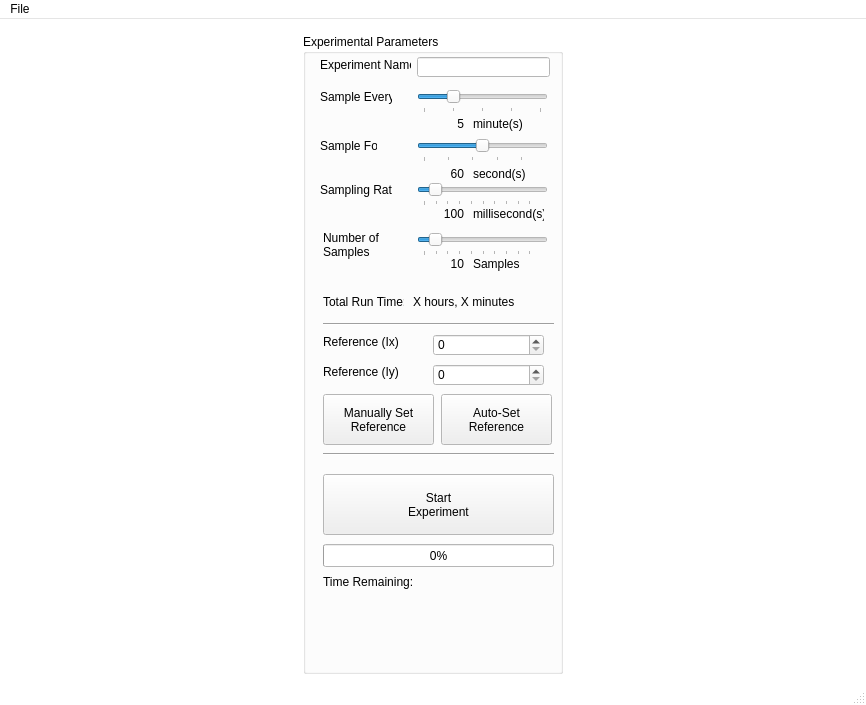
<?xml version="1.0" encoding="UTF-8"?>
<ui version="4.0">
 <class>MainWindow</class>
 <widget class="QMainWindow" name="MainWindow">
  <property name="geometry">
   <rect>
    <x>0</x>
    <y>0</y>
    <width>866</width>
    <height>705</height>
   </rect>
  </property>
  <property name="sizePolicy">
   <sizepolicy hsizetype="Preferred" vsizetype="Preferred">
    <horstretch>0</horstretch>
    <verstretch>0</verstretch>
   </sizepolicy>
  </property>
  <property name="palette">
   <palette>
    <active>
     <colorrole role="Base">
      <brush brushstyle="SolidPattern">
       <color alpha="255">
        <red>255</red>
        <green>255</green>
        <blue>255</blue>
       </color>
      </brush>
     </colorrole>
     <colorrole role="Window">
      <brush brushstyle="SolidPattern">
       <color alpha="255">
        <red>255</red>
        <green>255</green>
        <blue>255</blue>
       </color>
      </brush>
     </colorrole>
    </active>
    <inactive>
     <colorrole role="Base">
      <brush brushstyle="SolidPattern">
       <color alpha="255">
        <red>255</red>
        <green>255</green>
        <blue>255</blue>
       </color>
      </brush>
     </colorrole>
     <colorrole role="Window">
      <brush brushstyle="SolidPattern">
       <color alpha="255">
        <red>255</red>
        <green>255</green>
        <blue>255</blue>
       </color>
      </brush>
     </colorrole>
    </inactive>
    <disabled>
     <colorrole role="Base">
      <brush brushstyle="SolidPattern">
       <color alpha="255">
        <red>255</red>
        <green>255</green>
        <blue>255</blue>
       </color>
      </brush>
     </colorrole>
     <colorrole role="Window">
      <brush brushstyle="SolidPattern">
       <color alpha="255">
        <red>255</red>
        <green>255</green>
        <blue>255</blue>
       </color>
      </brush>
     </colorrole>
    </disabled>
   </palette>
  </property>
  <property name="windowTitle">
   <string>PAD System User Interface - © 2019 Massacusetts General Hospital, Center for Systems Biology (http://csb.mgh.harvard.edu)</string>
  </property>
  <property name="autoFillBackground">
   <bool>false</bool>
  </property>
  <widget class="QWidget" name="centralwidget">
   <property name="sizePolicy">
    <sizepolicy hsizetype="Preferred" vsizetype="Preferred">
     <horstretch>1</horstretch>
     <verstretch>1</verstretch>
    </sizepolicy>
   </property>
   <property name="palette">
    <palette>
     <active>
      <colorrole role="Base">
       <brush brushstyle="SolidPattern">
        <color alpha="255">
         <red>255</red>
         <green>255</green>
         <blue>255</blue>
        </color>
       </brush>
      </colorrole>
      <colorrole role="Window">
       <brush brushstyle="SolidPattern">
        <color alpha="255">
         <red>255</red>
         <green>255</green>
         <blue>255</blue>
        </color>
       </brush>
      </colorrole>
     </active>
     <inactive>
      <colorrole role="Base">
       <brush brushstyle="SolidPattern">
        <color alpha="255">
         <red>255</red>
         <green>255</green>
         <blue>255</blue>
        </color>
       </brush>
      </colorrole>
      <colorrole role="Window">
       <brush brushstyle="SolidPattern">
        <color alpha="255">
         <red>255</red>
         <green>255</green>
         <blue>255</blue>
        </color>
       </brush>
      </colorrole>
     </inactive>
     <disabled>
      <colorrole role="Base">
       <brush brushstyle="SolidPattern">
        <color alpha="255">
         <red>255</red>
         <green>255</green>
         <blue>255</blue>
        </color>
       </brush>
      </colorrole>
      <colorrole role="Window">
       <brush brushstyle="SolidPattern">
        <color alpha="255">
         <red>255</red>
         <green>255</green>
         <blue>255</blue>
        </color>
       </brush>
      </colorrole>
     </disabled>
    </palette>
   </property>
   <layout class="QHBoxLayout" name="horizontalLayout">
    <property name="leftMargin">
     <number>15</number>
    </property>
    <property name="topMargin">
     <number>15</number>
    </property>
    <property name="rightMargin">
     <number>15</number>
    </property>
    <item>
     <widget class="QGroupBox" name="groupBox">
      <property name="sizePolicy">
       <sizepolicy hsizetype="Fixed" vsizetype="Expanding">
        <horstretch>0</horstretch>
        <verstretch>0</verstretch>
       </sizepolicy>
      </property>
      <property name="minimumSize">
       <size>
        <width>260</width>
        <height>400</height>
       </size>
      </property>
      <property name="title">
       <string>Experimental Parameters</string>
      </property>
      <widget class="QLabel" name="labelIntervalSlider_4">
       <property name="geometry">
        <rect>
         <x>170</x>
         <y>220</y>
         <width>71</width>
         <height>20</height>
        </rect>
       </property>
       <property name="text">
        <string>Samples</string>
       </property>
       <property name="alignment">
        <set>Qt::AlignLeading|Qt::AlignLeft|Qt::AlignVCenter</set>
       </property>
      </widget>
      <widget class="QLabel" name="labelExpName">
       <property name="geometry">
        <rect>
         <x>17</x>
         <y>23</y>
         <width>91</width>
         <height>16</height>
        </rect>
       </property>
       <property name="text">
        <string>Experiment Name: </string>
       </property>
      </widget>
      <widget class="QLabel" name="labelSampleRate">
       <property name="geometry">
        <rect>
         <x>17</x>
         <y>148</y>
         <width>72</width>
         <height>16</height>
        </rect>
       </property>
       <property name="text">
        <string>Sampling Rate:</string>
       </property>
      </widget>
      <widget class="QLabel" name="labelNumSamples">
       <property name="geometry">
        <rect>
         <x>130</x>
         <y>220</y>
         <width>31</width>
         <height>20</height>
        </rect>
       </property>
       <property name="text">
        <string>10</string>
       </property>
       <property name="alignment">
        <set>Qt::AlignRight|Qt::AlignTrailing|Qt::AlignVCenter</set>
       </property>
      </widget>
      <widget class="QSlider" name="sliderInterval">
       <property name="geometry">
        <rect>
         <x>114</x>
         <y>55</y>
         <width>131</width>
         <height>24</height>
        </rect>
       </property>
       <property name="maximum">
        <number>20</number>
       </property>
       <property name="value">
        <number>5</number>
       </property>
       <property name="orientation">
        <enum>Qt::Horizontal</enum>
       </property>
       <property name="invertedControls">
        <bool>false</bool>
       </property>
       <property name="tickPosition">
        <enum>QSlider::TicksBelow</enum>
       </property>
       <property name="tickInterval">
        <number>5</number>
       </property>
      </widget>
      <widget class="Line" name="line_2">
       <property name="geometry">
        <rect>
         <x>20</x>
         <y>280</y>
         <width>231</width>
         <height>20</height>
        </rect>
       </property>
       <property name="orientation">
        <enum>Qt::Horizontal</enum>
       </property>
      </widget>
      <widget class="QLabel" name="labelIntervalSlider_2">
       <property name="geometry">
        <rect>
         <x>170</x>
         <y>130</y>
         <width>71</width>
         <height>20</height>
        </rect>
       </property>
       <property name="text">
        <string>second(s)</string>
       </property>
       <property name="alignment">
        <set>Qt::AlignLeading|Qt::AlignLeft|Qt::AlignVCenter</set>
       </property>
      </widget>
      <widget class="QLabel" name="labelIntervalMinutes">
       <property name="geometry">
        <rect>
         <x>130</x>
         <y>80</y>
         <width>31</width>
         <height>20</height>
        </rect>
       </property>
       <property name="text">
        <string>5</string>
       </property>
       <property name="alignment">
        <set>Qt::AlignRight|Qt::AlignTrailing|Qt::AlignVCenter</set>
       </property>
      </widget>
      <widget class="QLabel" name="labelDurationSeconds">
       <property name="geometry">
        <rect>
         <x>130</x>
         <y>130</y>
         <width>31</width>
         <height>20</height>
        </rect>
       </property>
       <property name="text">
        <string>60</string>
       </property>
       <property name="alignment">
        <set>Qt::AlignRight|Qt::AlignTrailing|Qt::AlignVCenter</set>
       </property>
      </widget>
      <widget class="QLabel" name="label">
       <property name="geometry">
        <rect>
         <x>110</x>
         <y>260</y>
         <width>131</width>
         <height>16</height>
        </rect>
       </property>
       <property name="text">
        <string>X hours, X minutes</string>
       </property>
      </widget>
      <widget class="QLabel" name="labelSampleRate_3">
       <property name="geometry">
        <rect>
         <x>20</x>
         <y>190</y>
         <width>72</width>
         <height>41</height>
        </rect>
       </property>
       <property name="text">
        <string>Number of Samples</string>
       </property>
       <property name="wordWrap">
        <bool>true</bool>
       </property>
      </widget>
      <widget class="QLabel" name="labelSampleRateMillis">
       <property name="geometry">
        <rect>
         <x>130</x>
         <y>170</y>
         <width>31</width>
         <height>20</height>
        </rect>
       </property>
       <property name="text">
        <string>100</string>
       </property>
       <property name="alignment">
        <set>Qt::AlignRight|Qt::AlignTrailing|Qt::AlignVCenter</set>
       </property>
      </widget>
      <widget class="QSlider" name="sliderDuration">
       <property name="geometry">
        <rect>
         <x>114</x>
         <y>104</y>
         <width>131</width>
         <height>24</height>
        </rect>
       </property>
       <property name="maximum">
        <number>120</number>
       </property>
       <property name="singleStep">
        <number>5</number>
       </property>
       <property name="value">
        <number>60</number>
       </property>
       <property name="orientation">
        <enum>Qt::Horizontal</enum>
       </property>
       <property name="tickPosition">
        <enum>QSlider::TicksBelow</enum>
       </property>
       <property name="tickInterval">
        <number>25</number>
       </property>
      </widget>
      <widget class="QLabel" name="labelDuration">
       <property name="geometry">
        <rect>
         <x>17</x>
         <y>104</y>
         <width>57</width>
         <height>16</height>
        </rect>
       </property>
       <property name="text">
        <string>Sample For:</string>
       </property>
      </widget>
      <widget class="QLabel" name="labelSampleRate_2">
       <property name="geometry">
        <rect>
         <x>20</x>
         <y>260</y>
         <width>81</width>
         <height>16</height>
        </rect>
       </property>
       <property name="text">
        <string>Total Run Time:</string>
       </property>
      </widget>
      <widget class="QLabel" name="labelIntervalSlider_3">
       <property name="geometry">
        <rect>
         <x>170</x>
         <y>170</y>
         <width>71</width>
         <height>20</height>
        </rect>
       </property>
       <property name="text">
        <string>millisecond(s)</string>
       </property>
       <property name="alignment">
        <set>Qt::AlignLeading|Qt::AlignLeft|Qt::AlignVCenter</set>
       </property>
      </widget>
      <widget class="QLabel" name="labelIntervalSlider">
       <property name="geometry">
        <rect>
         <x>170</x>
         <y>80</y>
         <width>71</width>
         <height>20</height>
        </rect>
       </property>
       <property name="text">
        <string>minute(s)</string>
       </property>
       <property name="alignment">
        <set>Qt::AlignLeading|Qt::AlignLeft|Qt::AlignVCenter</set>
       </property>
      </widget>
      <widget class="QSlider" name="sliderSampleRate">
       <property name="geometry">
        <rect>
         <x>114</x>
         <y>148</y>
         <width>131</width>
         <height>24</height>
        </rect>
       </property>
       <property name="minimum">
        <number>10</number>
       </property>
       <property name="maximum">
        <number>1000</number>
       </property>
       <property name="singleStep">
        <number>10</number>
       </property>
       <property name="pageStep">
        <number>100</number>
       </property>
       <property name="value">
        <number>100</number>
       </property>
       <property name="orientation">
        <enum>Qt::Horizontal</enum>
       </property>
       <property name="tickPosition">
        <enum>QSlider::TicksBelow</enum>
       </property>
       <property name="tickInterval">
        <number>100</number>
       </property>
      </widget>
      <widget class="QLabel" name="labelInterval">
       <property name="geometry">
        <rect>
         <x>17</x>
         <y>55</y>
         <width>72</width>
         <height>16</height>
        </rect>
       </property>
       <property name="text">
        <string>Sample Every: </string>
       </property>
      </widget>
      <widget class="QPushButton" name="buttonStart">
       <property name="geometry">
        <rect>
         <x>20</x>
         <y>440</y>
         <width>231</width>
         <height>61</height>
        </rect>
       </property>
       <property name="text">
        <string>Start
Experiment</string>
       </property>
      </widget>
      <widget class="QSlider" name="sliderNumSamples">
       <property name="geometry">
        <rect>
         <x>114</x>
         <y>198</y>
         <width>131</width>
         <height>24</height>
        </rect>
       </property>
       <property name="minimum">
        <number>10</number>
       </property>
       <property name="maximum">
        <number>1000</number>
       </property>
       <property name="singleStep">
        <number>10</number>
       </property>
       <property name="pageStep">
        <number>100</number>
       </property>
       <property name="value">
        <number>100</number>
       </property>
       <property name="orientation">
        <enum>Qt::Horizontal</enum>
       </property>
       <property name="tickPosition">
        <enum>QSlider::TicksBelow</enum>
       </property>
       <property name="tickInterval">
        <number>100</number>
       </property>
      </widget>
      <widget class="QLineEdit" name="textName">
       <property name="geometry">
        <rect>
         <x>114</x>
         <y>23</y>
         <width>133</width>
         <height>20</height>
        </rect>
       </property>
      </widget>
      <widget class="QPushButton" name="buttonAutoReference">
       <property name="geometry">
        <rect>
         <x>138</x>
         <y>360</y>
         <width>111</width>
         <height>51</height>
        </rect>
       </property>
       <property name="text">
        <string>Auto-Set
Reference</string>
       </property>
      </widget>
      <widget class="QPushButton" name="buttonManualReference">
       <property name="geometry">
        <rect>
         <x>20</x>
         <y>360</y>
         <width>111</width>
         <height>51</height>
        </rect>
       </property>
       <property name="text">
        <string>Manually Set
Reference</string>
       </property>
      </widget>
      <widget class="QProgressBar" name="progressBar">
       <property name="geometry">
        <rect>
         <x>20</x>
         <y>510</y>
         <width>231</width>
         <height>23</height>
        </rect>
       </property>
       <property name="value">
        <number>0</number>
       </property>
      </widget>
      <widget class="QLabel" name="label_2">
       <property name="geometry">
        <rect>
         <x>20</x>
         <y>300</y>
         <width>111</width>
         <height>16</height>
        </rect>
       </property>
       <property name="text">
        <string>Reference (Ix)</string>
       </property>
      </widget>
      <widget class="QLabel" name="label_3">
       <property name="geometry">
        <rect>
         <x>20</x>
         <y>330</y>
         <width>111</width>
         <height>16</height>
        </rect>
       </property>
       <property name="text">
        <string>Reference (Iy)</string>
       </property>
      </widget>
      <widget class="Line" name="line_3">
       <property name="geometry">
        <rect>
         <x>20</x>
         <y>410</y>
         <width>231</width>
         <height>20</height>
        </rect>
       </property>
       <property name="orientation">
        <enum>Qt::Horizontal</enum>
       </property>
      </widget>
      <widget class="QLabel" name="label_4">
       <property name="geometry">
        <rect>
         <x>20</x>
         <y>540</y>
         <width>111</width>
         <height>16</height>
        </rect>
       </property>
       <property name="text">
        <string>Time Remaining:</string>
       </property>
      </widget>
      <widget class="QSpinBox" name="textRefX">
       <property name="geometry">
        <rect>
         <x>130</x>
         <y>300</y>
         <width>111</width>
         <height>22</height>
        </rect>
       </property>
       <property name="maximum">
        <number>1024</number>
       </property>
      </widget>
      <widget class="QSpinBox" name="textRefY">
       <property name="geometry">
        <rect>
         <x>130</x>
         <y>330</y>
         <width>111</width>
         <height>22</height>
        </rect>
       </property>
       <property name="maximum">
        <number>1024</number>
       </property>
      </widget>
     </widget>
    </item>
    <item>
     <layout class="QGridLayout" name="gridGraphs">
      <property name="leftMargin">
       <number>0</number>
      </property>
      <property name="topMargin">
       <number>0</number>
      </property>
      <property name="rightMargin">
       <number>0</number>
      </property>
      <property name="bottomMargin">
       <number>0</number>
      </property>
     </layout>
    </item>
   </layout>
  </widget>
  <widget class="QMenuBar" name="menubar">
   <property name="geometry">
    <rect>
     <x>0</x>
     <y>0</y>
     <width>866</width>
     <height>21</height>
    </rect>
   </property>
   <widget class="QMenu" name="menuFile">
    <property name="title">
     <string>File</string>
    </property>
    <addaction name="actionExit"/>
   </widget>
   <addaction name="menuFile"/>
  </widget>
  <widget class="QStatusBar" name="statusbar"/>
  <action name="actionExit">
   <property name="text">
    <string>Exit</string>
   </property>
  </action>
 </widget>
 <resources/>
 <connections>
  <connection>
   <sender>sliderInterval</sender>
   <signal>valueChanged(int)</signal>
   <receiver>labelIntervalMinutes</receiver>
   <slot>setNum(int)</slot>
   <hints>
    <hint type="sourcelabel">
     <x>211</x>
     <y>87</y>
    </hint>
    <hint type="destinationlabel">
     <x>155</x>
     <y>110</y>
    </hint>
   </hints>
  </connection>
  <connection>
   <sender>actionExit</sender>
   <signal>triggered()</signal>
   <receiver>MainWindow</receiver>
   <slot>close()</slot>
   <hints>
    <hint type="sourcelabel">
     <x>-1</x>
     <y>-1</y>
    </hint>
    <hint type="destinationlabel">
     <x>387</x>
     <y>336</y>
    </hint>
   </hints>
  </connection>
  <connection>
   <sender>sliderDuration</sender>
   <signal>valueChanged(int)</signal>
   <receiver>labelDurationSeconds</receiver>
   <slot>setNum(int)</slot>
   <hints>
    <hint type="sourcelabel">
     <x>179</x>
     <y>134</y>
    </hint>
    <hint type="destinationlabel">
     <x>155</x>
     <y>160</y>
    </hint>
   </hints>
  </connection>
  <connection>
   <sender>sliderSampleRate</sender>
   <signal>valueChanged(int)</signal>
   <receiver>labelSampleRateMillis</receiver>
   <slot>setNum(int)</slot>
   <hints>
    <hint type="sourcelabel">
     <x>179</x>
     <y>178</y>
    </hint>
    <hint type="destinationlabel">
     <x>155</x>
     <y>200</y>
    </hint>
   </hints>
  </connection>
 </connections>
</ui>
